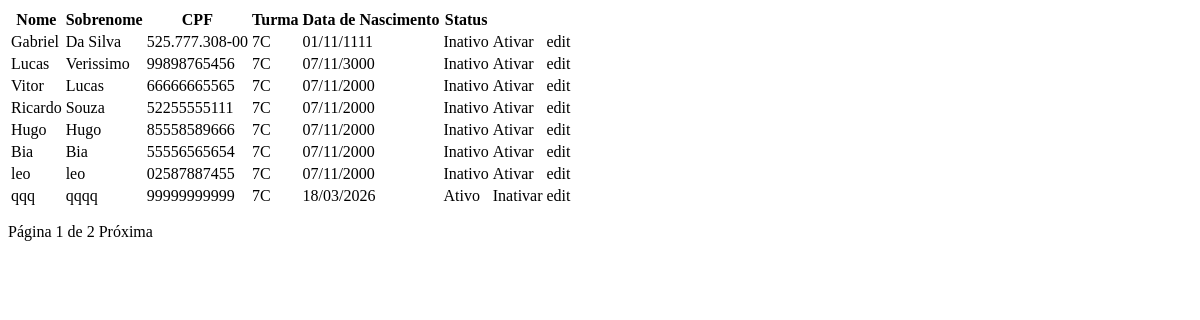
The page /alunos/lista/?turma_id=9 on the database as committed earlier.
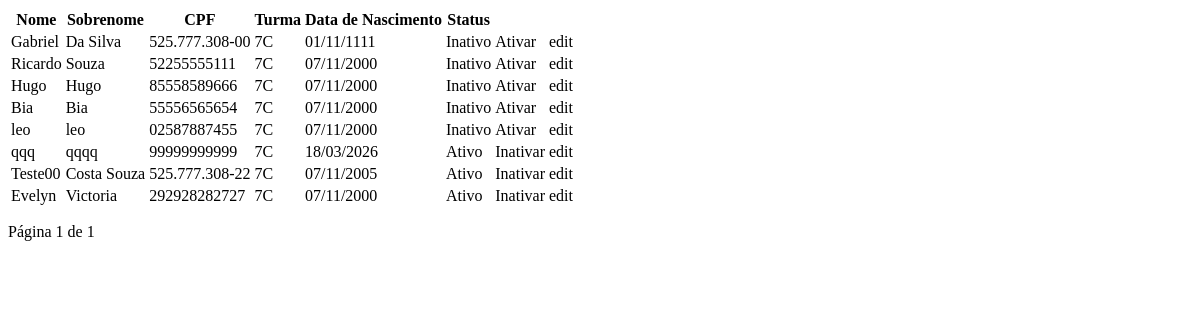
The same page on the database as committed later.
### app/models.py (models this page shows, shortened)
class Aluno(db.Model):
    id = db.Column(db.Integer, primary_key=True)
    nome = db.Column(db.String, nullable=True)
    sobrenome = db.Column(db.String, nullable=True)
    cpf = db.Column(db.String(14), unique=True, nullable=False)
    nascimento = db.Column(db.Date, nullable=False)
    status = db.Column(db.Boolean, default=True)
    created_at = db.Column(db.DateTime, default=db.func.current_timestamp())
    matricula = db.Column(db.String(20), nullable=True)
    data_matricula = db.Column(db.Date, nullable=True)
    tipo_sanguineo = db.Column(db.Enum(TipoSanguineo), nullable=True)
    responsaveis = db.relationship(
        "Responsavel",
        secondary=responsavel_aluno,
        back_populates="alunos"
    )
    turma_id = db.Column(db.Integer, db.ForeignKey('turmas.id', name='fk_aluno_turma'), nullable=True)
    logradouro_id = db.Column(db.Integer, db.ForeignKey('logradouros.id', name='fk_aluno_logradouro'), nullable=True)
    logradouro = db.relationship('Logradouro')
    __table_args__ = (
        db.UniqueConstraint('matricula', name='uq_aluno_matricula'),
    )

class Turmas(db.Model):
    id = db.Column(db.Integer, primary_key=True)
    nome = db.Column(db.String(100), nullable=False)
    descricao = db.Column(db.Text)
    ano = db.Column(db.Integer, nullable=False)
    dataInicio = db.Column(db.Date, nullable=False)
    dataFinal = db.Column(db.Date)
    periodo = db.Column(db.String(50))
    alunos = db.relationship('Aluno', backref='turma', lazy=True)

### app/routes.py (the view)
@app.route('/alunos/lista/')
def lista_alunos():
    turma_id = request.args.get('turma_id')
    page = request.args.get('page', 1, type=int)
    if turma_id:
        alunos = Aluno.query.filter_by(turma_id=turma_id).order_by(Aluno.id.desc()).paginate(page=page, per_page=8, error_out=False)
    else:
        alunos = Aluno.query.order_by(Aluno.id.desc()).paginate(page=page, per_page=8, error_out=False)
    return render_template('partials/aluno_lista.html', alunos=alunos)

### app/templates/partials/aluno_lista.html (shortened to what this page needs)
<table >
    <thead>
        <tr>
            <th>Nome</th>
            <th>Sobrenome</th>
            <th>CPF</th>
            <th>Turma</th>
            <th>Data de Nascimento</th>
            <th>Status</th>
            <th></th>
            <th></th>
        </tr>
    </thead>
    <tbody>
        {% for aluno in alunos %}
            <tr>
                <td>{{ aluno.nome }}</td>
                <td>{{ aluno.sobrenome }}</td>
                <td>{{ aluno.cpf }}</td>
                <td>{{ aluno.turma.nome if aluno.turma else '-' }}</td>
                <td>{{ aluno.nascimento.strftime('%d/%m/%Y') if aluno.nascimento else '-' }}</td>
                <td>{{ 'Ativo' if aluno.status else 'Inativo' }}</td>
                <td>
                    <a
                        hx-post="{{ url_for('toggle_status', id=aluno.id) }}"
                        hx-target="#container-registro"
                        hx-swap="innerHTML">
                        {{ 'Inativar' if aluno.status else 'Ativar' }}
                </a>
                </td>
                <td >
                    <a
                        hx-get="{{ url_for('update_aluno', id=aluno.id) }}"
                        hx-target="#container-form"
                        hx-swap="innerHTML">
                        edit
                </a>
                </td>
            </tr>
        {% endfor %}
    </tbody>
</table>
<div class="pagination" style="margin-top: 15px;">
    Página {{ alunos.page }} de {{ alunos.pages }}
    {% if alunos.has_next %}
        <a hx-get="{{ url_for('lista_alunos', page=alunos.next_num) }}"
            hx-target="#lista-alunos"
            hx-swap="innerHTML"
            hx-include="#filtro-turma"
        >
            Próxima
        </a>
    {% endif %}
</div>

Rows that differ between the two databases and show on the page:
no longer on this page (row edited): Aluno: nome "Lucas", sobrenome "Verissimo", cpf "99898765456", turma "7C", nascimento "07/11/3000", status "Inativo", status "Ativar"
no longer on this page (row edited): Aluno: nome "Vitor", sobrenome "Lucas", cpf "66666665565", turma "7C", nascimento "07/11/2000", status "Inativo", status "Ativar"
now on this page (row edited): Aluno: nome "Teste00", sobrenome "Costa Souza", cpf "525.777.308-22", turma "7C", nascimento "07/11/2005", status "Ativo", status "Inativar"
now on this page (row edited): Aluno: nome "Evelyn", sobrenome "Victoria", cpf "292928282727", turma "7C", nascimento "07/11/2000", status "Ativo", status "Inativar"
Other text that changed with them:
{{ alunos.pages }}: "2" → "1"
text no longer shown: "Próxima"
